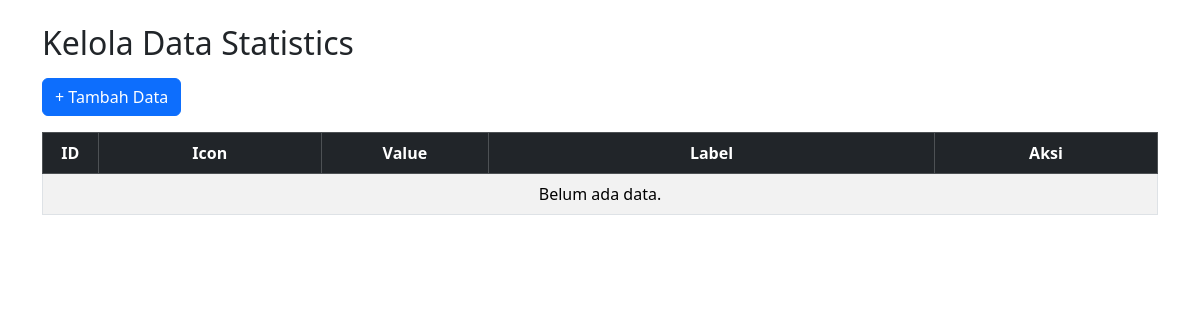
The app's page /admin/content/statistics.php, older data.
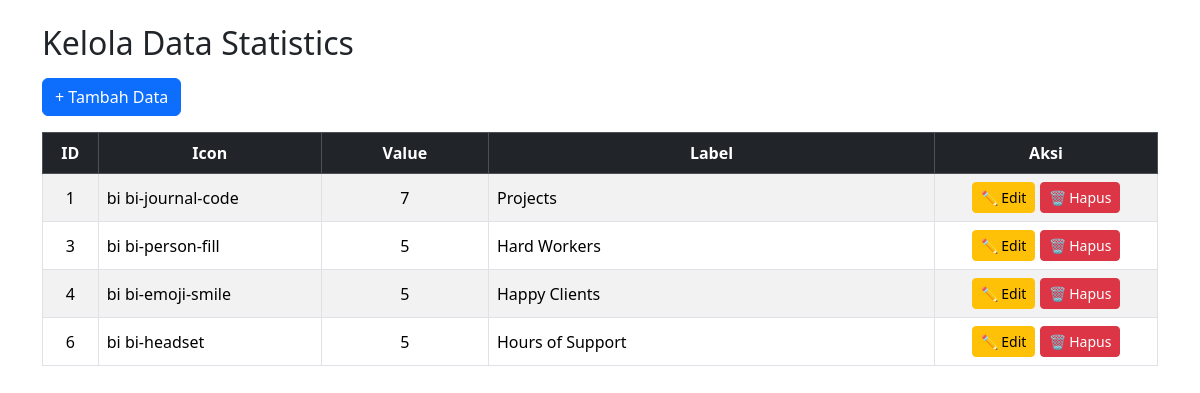
The same page, newer data.
### tables this page shows
CREATE TABLE `statistics` (
  `id` int(11) NOT NULL,
  `icon` varchar(100) DEFAULT NULL,
  `value` int(11) DEFAULT NULL,
  `label` varchar(255) DEFAULT NULL
);

### admin/content/statistics.php (the view, shortened to what this page needs)
<?php
include 'koneksi.php';
$result = mysqli_query($koneksi, "SELECT * FROM statistics ORDER BY id ASC");
?>
<!DOCTYPE html>
<html>
<head>
    <link rel="stylesheet" href="https://cdn.jsdelivr.net/npm/bootstrap@5.3.3/dist/css/bootstrap.min.css">
</head>
<body>
    <div class="container mt-4">
        <h2 class="mb-3">Kelola Data Statistics</h2>
        <a href="?page=tambah-statistics" class="btn btn-primary mb-3">+ Tambah Data</a>
        <div class="table-responsive">
            <table class="table table-bordered table-striped align-middle">
                <thead class="table-dark text-center">
                    <tr>
                        <th width="5%">ID</th>
                        <th width="20%">Icon</th>
                        <th width="15%">Value</th>
                        <th>Label</th>
                        <th width="20%">Aksi</th>
                    </tr>
                </thead>
                <tbody>
                    <?php if (mysqli_num_rows($result) > 0): ?>
                        <?php while ($row = mysqli_fetch_assoc($result)) : ?>
                            <tr>
                                <td class="text-center"><?= $row['id'] ?></td>
                                <td><i class="<?= htmlspecialchars($row['icon']) ?>"></i> <?= htmlspecialchars($row['icon']) ?></td>
                                <td class="text-center"><?= $row['value'] ?></td>
                                <td><?= htmlspecialchars($row['label']) ?></td>
                                <td class="text-center">
                                    <a href="?page=tambah-statistics&edit=<?= $row['id'] ?>" class="btn btn-warning btn-sm">✏ Edit</a>
                                    <a href="?page=statistics&delete=<?= $row['id'] ?>" class="btn btn-danger btn-sm"
                                        onclick="return confirm('Yakin hapus data ini?')">🗑 Hapus</a>
                                </td>
                            </tr>
                        <?php endwhile; ?>
                    <?php else: ?>
                        <tr>
                            <td colspan="5" class="text-center">Belum ada data.</td>
                        </tr>
                    <?php endif; ?>
                </tbody>
            </table>
        </div>
    </div>
</body>
</html>

Row changes from the older to the newer data that the page shows:
added statistics: id "1", icon "bi bi-journal-code", value "7", label "Projects"
added statistics: id "3", icon "bi bi-person-fill", value "5", label "Hard Workers"
added statistics: id "4", icon "bi bi-emoji-smile", value "5", label "Happy Clients"
added statistics: id "6", icon "bi bi-headset", value "5", label "Hours of Support"
Text that changed along with them:
text no longer shown: "Belum ada data."
